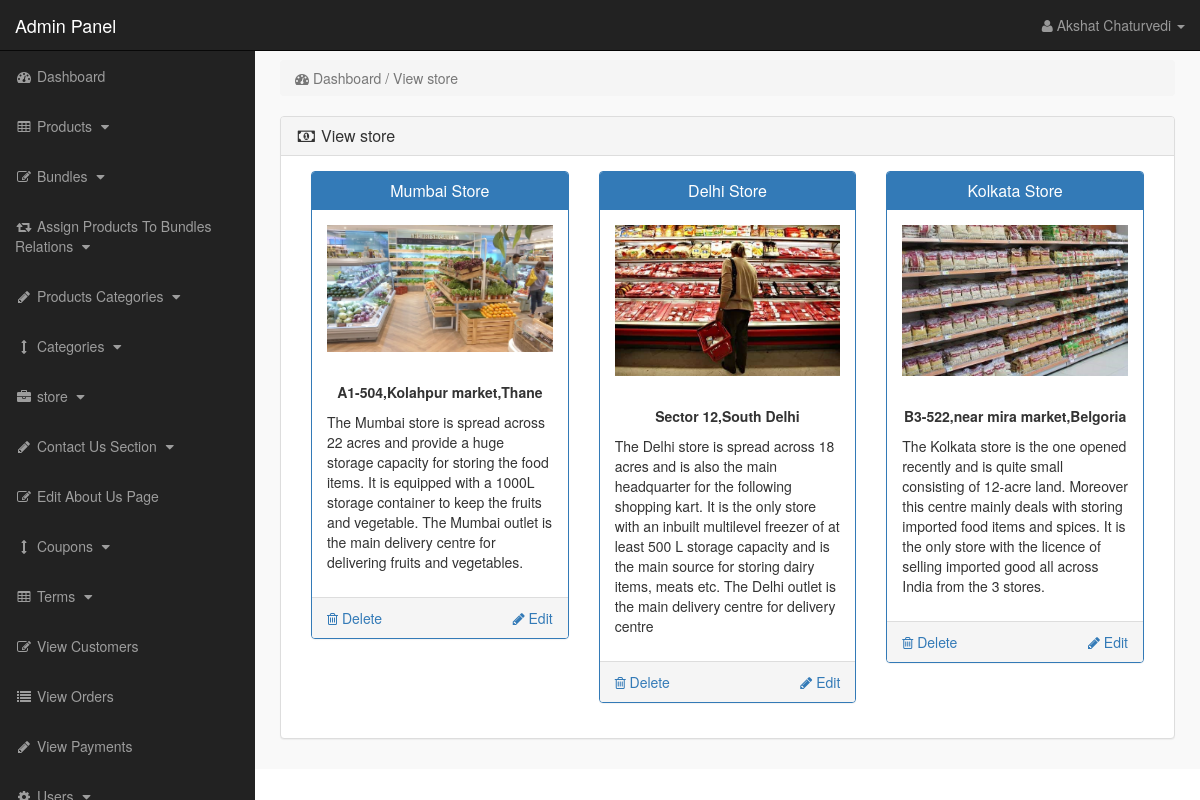
The app's page /admin_area/index.php?view_store (signed in) with its own data.
### tables this page shows
CREATE TABLE `store` (
  `store_id` int(10) NOT NULL,
  `store_title` varchar(255) NOT NULL,
  `store_image` varchar(255) NOT NULL,
  `store_desc` text NOT NULL,
  `store_button` varchar(255) NOT NULL,
  `store_url` varchar(255) NOT NULL
);

### admin_area/view_store.php (the view, shortened to what this page needs)
<?php
if(!isset($_SESSION['admin_email'])){
echo "<script>window.open('login.php','_self')</script>";
}
else {
?>
<div class="row" >
<div class="col-lg-12" >
<ol class="breadcrumb">
<li class="active">
<i class="fa fa-dashboard" ></i> Dashboard / View store
</li>
</ol>
</div>
</div>
<div class="row">
<div class="col-lg-12">
<div class="panel panel-default">
<div class="panel-heading">
<h3 class="panel-title">
<i class="fa fa-money fa-fw"></i> View store
</h3>
</div>
<div class="panel-body">
<?php
$get_store = "select * from store";
$run_store = mysqli_query($con,$get_store);
while($row_store = mysqli_fetch_array($run_store)){
$store_id = $row_store['store_id'];
$store_title = $row_store['store_title'];
$store_image = $row_store['store_image'];
$store_desc = substr($row_store['store_desc'],0,400);
?>
<div class="col-lg-4 col-md-4">
<div class="panel panel-primary">
<div class="panel-heading">
<h3 class="panel-title" align="center">
<?php echo $store_title; ?>
</h3>
</div>
<div class="panel-body">
<img src="store_images/<?php echo $store_image; ?>" class="img-responsive">
<br>
<p><?php echo $store_desc; ?></p>
</div>
<div class="panel-footer">
<a href="index.php?delete_store=<?php echo $store_id; ?>" class="pull-left">
<i class="fa fa-trash-o"></i> Delete
</a>
<a href="index.php?edit_store=<?php echo $store_id; ?>" class="pull-right">
<i class="fa fa-pencil"></i> Edit
</a>
<div class="clearfix"> </div>
</div>
</div>
</div>
<?php } ?>
</div>
</div>
</div>
</div>
<?php } ?>

### admin_area/includes/sidebar.php (shortened to what this page needs)
<?php
if(!isset($_SESSION['admin_email'])){
echo "<script>window.open('login.php','_self')</script>";
}
else {
?>
<nav class="navbar navbar-inverse navbar-fixed-top" >
<div class="navbar-header" >
<a class="navbar-brand" href="index.php?dashboard" >Admin Panel</a>
</div>
<ul class="nav navbar-right top-nav" >
<li class="dropdown" >
<a href="#" class="dropdown-toggle" data-toggle="dropdown" >
<i class="fa fa-user" ></i>
<?php echo $admin_name; ?> <b class="caret" ></b>
</a>
</li>
</ul>
<div class="collapse navbar-collapse navbar-ex1-collapse">
<ul class="nav navbar-nav side-nav">
<li>
<a href="index.php?dashboard">
<i class="fa fa-fw fa-dashboard"></i> Dashboard
</a>
</li>
<li>
<a href="#" data-toggle="collapse" data-target="#products">
<i class="fa fa-fw fa-table"></i> Products
<i class="fa fa-fw fa-caret-down"></i>
</a>
</li>
<li>
<a href="#" data-toggle="collapse" data-target="#bundles">
<i class="fa fa-fw fa-edit"></i> Bundles
<i class="fa fa-fw fa-caret-down"></i>
</a>
</li>
<li>
<a href="#" data-toggle="collapse" data-target="#relations">
<i class="fa fa-fw fa-retweet"></i> Assign Products To Bundles Relations
<i class="fa fa-fw fa-caret-down"></i>
</a>
</li>
<li>
<a href="#" data-toggle="collapse" data-target="#p_cat">
<i class="fa fa-fw fa-pencil"></i> Products Categories
<i class="fa fa-fw fa-caret-down"></i>
</a>
</li>
<li>
<a href="#" data-toggle="collapse" data-target="#cat">
<i class="fa fa-fw fa-arrows-v"></i> Categories
<i class="fa fa-fw fa-caret-down"></i>
</a>
</li>
<li>
<a href="#" data-toggle="collapse" data-target="#store">
<i class="fa fa-fw fa-briefcase"></i> store
<i class="fa fa-fw fa-caret-down"></i>
</a>
</li>
<li>
<a href="#" data-toggle="collapse" data-target="#contact_us">
<i class="fa fa-fw fa-pencil"> </i> Contact Us Section
<i class="fa fa-fw fa-caret-down"></i>
</a>
</li>
<li>
<a href="index.php?edit_about_us">
<i class="fa fa-fw fa-edit"></i> Edit About Us Page
</a>
</li>
<li>
<a href="#" data-toggle="collapse" data-target="#coupons">
<i class="fa fa-fw fa-arrows-v"></i> Coupons
<i class="fa fa-fw fa-caret-down"></i>
</a>
</li>
<li>
<a href="#" data-toggle="collapse" data-target="#terms" >
<i class="fa fa-fw fa-table"></i> Terms
<i class="fa fa-fw fa-caret-down"></i>
</a>
</li>
<li>
<a href="index.php?view_customers">
<i class="fa fa-fw fa-edit"></i> View Customers
</a>
</li>
<li>
<a href="index.php?view_orders">
<i class="fa fa-fw fa-list"></i> View Orders
</a>
</li>
<li>
<a href="index.php?view_payments">
<i class="fa fa-fw fa-pencil"></i> View Payments
</a>
</li>
<li>
<a href="#" data-toggle="collapse" data-target="#users">
<i class="fa fa-fw fa-gear"></i> Users
<i class="fa fa-fw fa-caret-down"></i>
</a>
</li>
</ul>
</div>
</nav>
<?php } ?>

### admin_area/css/style.css (style rules this page uses)
body { margin-top:100px; }
@media (min-width: 768px) { body { margin-top:50px; } }
.top-nav { padding:0 15px; }
.top-nav>li { display:inline-block; float:left; }
.top-nav>li>a { padding-top:15px; padding-bottom:15px; line-height:20px; color:#999; }
@media (min-width: 768px) { .side-nav { position:fixed; top:51px; width:255px; border-radius:0; overflow-y:auto; background-color: #222; bottom:0; overflow-x:hidden; padding-bottom:40px; } }
@media (min-width: 768px) { .side-nav>li>a { width:255px; } }
.panel-body { border-radius:5px; }

### records on screen
store: store_title "Mumbai Store", store_image (picture), store_desc "A1-504,Kolahpur market,Thane The Mumbai store is spread across 22 acres and provide a huge storage capacity for storing the food items. It is equipped with a 1000L storage container to keep the fruits and vegetable. The Mumbai outlet is the main delivery centre for delivering fruits and vegetables."
store: store_title "Delhi Store", store_image (picture), store_desc "Sector 12,South Delhi The Delhi store is spread across 18 acres and is also the main headquarter for the following shopping kart. It is the only store with an inbuilt multilevel freezer of at least 500 L storage capacity and is the main source for storing dairy items, meats etc. The Delhi outlet is the main delivery centre for delivery centre"
store: store_title "Kolkata Store", store_image (picture), store_desc "B3-522,near mira market,Belgoria The Kolkata store is the one opened recently and is quite small consisting of 12-acre land. Moreover this centre mainly deals with storing imported food items and spices. It is the only store with the licence of selling imported good all across India from the 3 stores."

### other values on screen
$admin_name "Akshat Chaturvedi"
